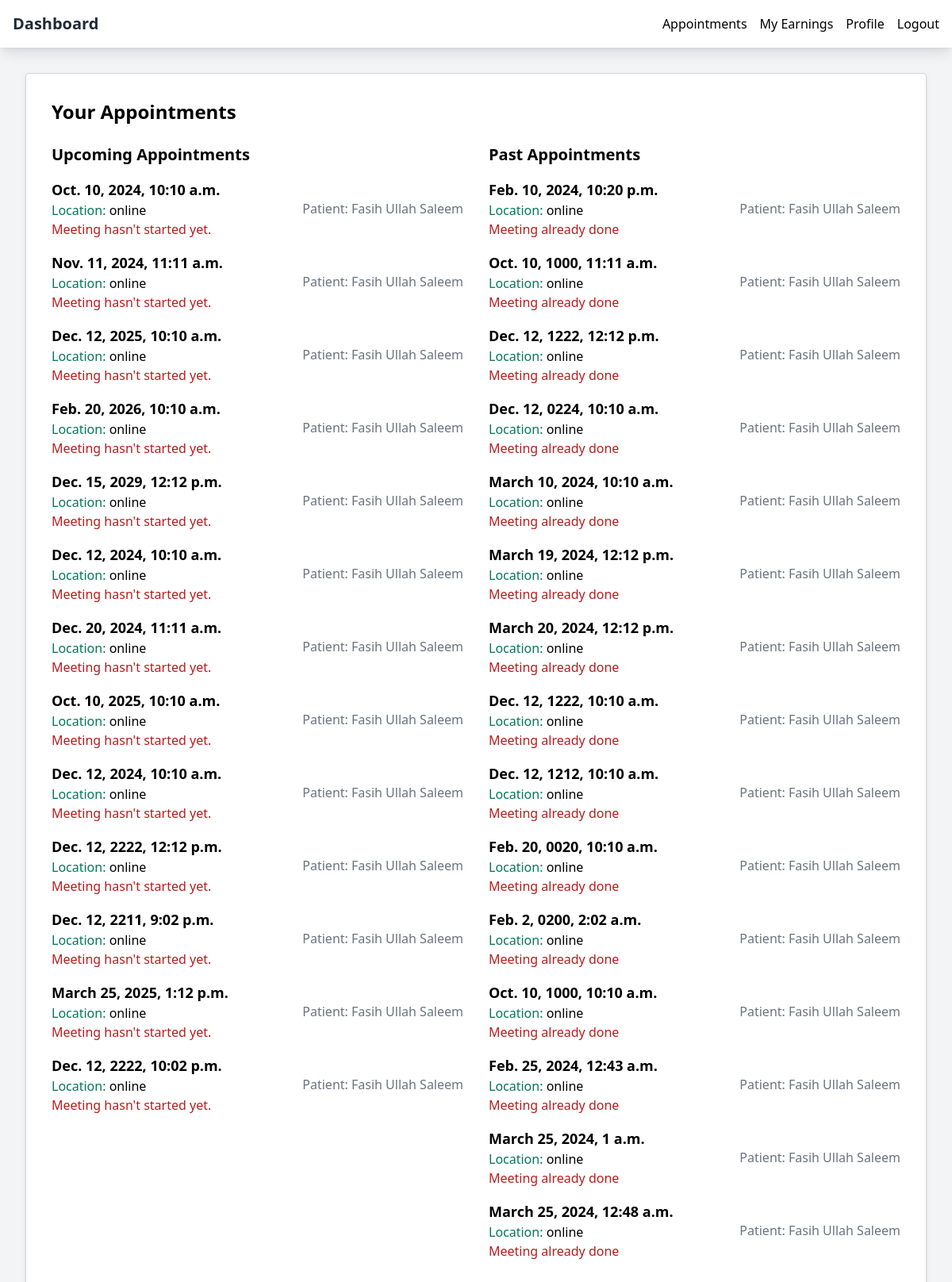
/psychologist/appointments/ (signed in), run on the app's committed database.
### talk2heal/models.py (models this page shows, shortened)
class Appointment(models.Model):
    patient = models.ForeignKey(Patient, on_delete=models.CASCADE)
    psychologist = models.ForeignKey(Psychologist, on_delete=models.CASCADE)
    appointment_date = models.DateTimeField()
    time_slot = models.CharField(max_length=255, default='')
    is_paid = models.BooleanField(default=False)
    payment_date = models.DateTimeField(null=True, blank=True)
    chat_enabled = models.BooleanField(default=False)
    chat_link = models.CharField(max_length=100, blank=True, null=True)
    location = models.CharField(max_length=255, default='')

class Patient(models.Model):
    username = models.CharField(max_length=255, default='')
    email = models.EmailField(max_length=255, default='')
    password = models.CharField(max_length=255, default='')
    name = models.CharField(max_length=255, default='')
    profile_picture =     profile_picture = CloudinaryField('image', null=True, blank=True)
    contact_number = models.CharField(max_length=15, default='')
    address = models.TextField(default='')
    city = models.CharField(max_length=255, default='')
    groups = models.ManyToManyField(
        'auth.Group',
        related_name='patients',
        blank=True
    )
    user_permissions = models.ManyToManyField(
        'auth.Permission',
        related_name='patients_permissions',
        blank=True
    )

### talk2heal/views.py (the view)
# urls.py: path('psychologist/appointments/', psychologist_appointments, name='psychologist_appointments'),
def psychologist_appointments(request):
    if not request.session.get('is_psychologist'):
        return redirect('psychologist_login')
    psychologist_id = request.session.get('psychologist_id')
    appointments = Appointment.objects.filter(psychologist__id=psychologist_id)
    return render(request, 'psychologist/appointment.html', {'appointments': appointments, 'today': datetime.now()})

### talk2heal/templates/psychologist/appointment.html (shortened to what this page needs)
<!DOCTYPE html>
<html lang="en">
<head>
    <link href="https://cdn.jsdelivr.net/npm/tailwindcss@2.2.19/dist/tailwind.min.css" rel="stylesheet">
</head>
<body class="bg-gray-100">
    <nav class="bg-white shadow-lg">
        <div class="max-w-7xl mx-auto px-4">
            <div class="flex justify-between items-center py-4">
                <div>
                    <a href="{% url 'psychologist_appointments' %}" class="text-xl font-bold text-gray-800">Dashboard</a>
                </div>
                <div class="hidden md:flex items-center space-x-4">
                    <a href="{% url 'psychologist_appointments' %}" class="button">Appointments</a>
                    <a href="{% url 'psychologist_earnings' %}" class="button">My Earnings</a>
                    <a href="{% url 'psychologist_profile' %}" class="button">Profile</a>
                    <a href="{% url 'psychologist_logout' %}" class="button">Logout</a>
                </div>
            </div>
        </div>
    </nav>
    <div class="p-8">
        <div class="max-w mx-auto bg-white p-8 border border-gray-300 shadow-md rounded">
            <h2 class="text-2xl font-semibold mb-6">Your Appointments</h2>
            <div class="flex">
                <div class="w-1/2 pr-4">
                    <h3 class="text-xl font-semibold mb-4">Upcoming Appointments</h3>
                    <ul>
                        {% for appointment in appointments %}
                        {% if appointment.appointment_date > today %}
                        <li class="mb-4">
                            <div class="flex justify-between">
                                <div>
                                    <strong class="text-lg">{{ appointment.appointment_date }}</strong><br>
                                    {% if appointment.location == 'online' %}
                                    <span class="text-green-700">Location:</span> {{ appointment.location }}
                                    <br>
                                    {% if appointment.appointment_date <= today %}
                                    <span class="text-red-700">Meeting Link:</span>
                                    <a href="{{ appointment.chat_link }}" target="_blank" class="text-blue-500">Join Meeting</a>
                                    {% else %}
                                    <span class="text-red-700">Meeting hasn't started yet.</span>
                                    {% endif %}
                                    {% endif %}
                                    <br>
                                </div>
                                <div class="flex items-center">
                                    <span class="text-gray-500">Patient: {{ appointment.patient.name }}</span>
                                </div>
                            </div>
                        </li>
                        {% endif %}
                        {% endfor %}
                    </ul>
                </div>
                <div class="w-1/2 pl-4">
                    <h3 class="text-xl font-semibold mb-4">Past Appointments</h3>
                    <ul>
                        {% for appointment in appointments %}
                        {% if appointment.appointment_date <= today %}
                        <li class="mb-4">
                            <div class="flex justify-between">
                                <div>
                                    <strong class="text-lg">{{ appointment.appointment_date }}</strong><br>
                                    {% if appointment.location == 'online' %}
                                    <span class="text-green-700">Location:</span> {{ appointment.location }}
                                    <br>
                                    <span class="text-red-700">Meeting already done</span>
                                    <br>
                                    {% endif %}
                                </div>
                                <div class="flex items-center">
                                    <span class="text-gray-500">Patient: {{ appointment.patient.name }}</span>
                                </div>
                            </div>
                        </li>
                        {% endif %}
                        {% endfor %}
                    </ul>
                </div>
            </div>
        </div>
    </div>
</body>
</html>

### data on the page
Appointment: appointment_date "Oct. 10, 2024, 10:10 a.m.", location "online", shows "Meeting hasn't started yet.", patient.name "Fasih Ullah Saleem"
Appointment: appointment_date "Nov. 11, 2024, 11:11 a.m.", location "online", shows "Meeting hasn't started yet.", patient.name "Fasih Ullah Saleem"
Appointment: appointment_date "Dec. 12, 2025, 10:10 a.m.", location "online", shows "Meeting hasn't started yet.", patient.name "Fasih Ullah Saleem"
Appointment: appointment_date "Feb. 20, 2026, 10:10 a.m.", location "online", shows "Meeting hasn't started yet.", patient.name "Fasih Ullah Saleem"
Appointment: appointment_date "Dec. 15, 2029, 12:12 p.m.", location "online", shows "Meeting hasn't started yet.", patient.name "Fasih Ullah Saleem"
Appointment: appointment_date "Dec. 12, 2024, 10:10 a.m.", location "online", shows "Meeting hasn't started yet.", patient.name "Fasih Ullah Saleem"
Appointment: appointment_date "Dec. 20, 2024, 11:11 a.m.", location "online", shows "Meeting hasn't started yet.", patient.name "Fasih Ullah Saleem"
Appointment: appointment_date "Oct. 10, 2025, 10:10 a.m.", location "online", shows "Meeting hasn't started yet.", patient.name "Fasih Ullah Saleem"
Appointment: appointment_date "Dec. 12, 2024, 10:10 a.m.", location "online", shows "Meeting hasn't started yet.", patient.name "Fasih Ullah Saleem"
Appointment: appointment_date "Dec. 12, 2222, 12:12 p.m.", location "online", shows "Meeting hasn't started yet.", patient.name "Fasih Ullah Saleem"
Appointment: appointment_date "Dec. 12, 2211, 9:02 p.m.", location "online", shows "Meeting hasn't started yet.", patient.name "Fasih Ullah Saleem"
Appointment: appointment_date "March 25, 2025, 1:12 p.m.", location "online", shows "Meeting hasn't started yet.", patient.name "Fasih Ullah Saleem"
Appointment: appointment_date "Dec. 12, 2222, 10:02 p.m.", location "online", shows "Meeting hasn't started yet.", patient.name "Fasih Ullah Saleem"
Appointment: appointment_date "Feb. 10, 2024, 10:20 p.m.", location "online", patient.name "Fasih Ullah Saleem"
Appointment: appointment_date "Oct. 10, 1000, 11:11 a.m.", location "online", patient.name "Fasih Ullah Saleem"
Appointment: appointment_date "Dec. 12, 1222, 12:12 p.m.", location "online", patient.name "Fasih Ullah Saleem"
Appointment: appointment_date "Dec. 12, 0224, 10:10 a.m.", location "online", patient.name "Fasih Ullah Saleem"
Appointment: appointment_date "March 10, 2024, 10:10 a.m.", location "online", patient.name "Fasih Ullah Saleem"
Appointment: appointment_date "March 19, 2024, 12:12 p.m.", location "online", patient.name "Fasih Ullah Saleem"
Appointment: appointment_date "March 20, 2024, 12:12 p.m.", location "online", patient.name "Fasih Ullah Saleem"
Appointment: appointment_date "Dec. 12, 1222, 10:10 a.m.", location "online", patient.name "Fasih Ullah Saleem"
Appointment: appointment_date "Dec. 12, 1212, 10:10 a.m.", location "online", patient.name "Fasih Ullah Saleem"
Appointment: appointment_date "Feb. 20, 0020, 10:10 a.m.", location "online", patient.name "Fasih Ullah Saleem"
Appointment: appointment_date "Feb. 2, 0200, 2:02 a.m.", location "online", patient.name "Fasih Ullah Saleem"
Appointment: appointment_date "Oct. 10, 1000, 10:10 a.m.", location "online", patient.name "Fasih Ullah Saleem"
Appointment: appointment_date "Feb. 25, 2024, 12:43 a.m.", location "online", patient.name "Fasih Ullah Saleem"
Appointment: appointment_date "March 25, 2024, 1 a.m.", location "online", patient.name "Fasih Ullah Saleem"
Appointment: appointment_date "March 25, 2024, 12:48 a.m.", location "online", patient.name "Fasih Ullah Saleem"
